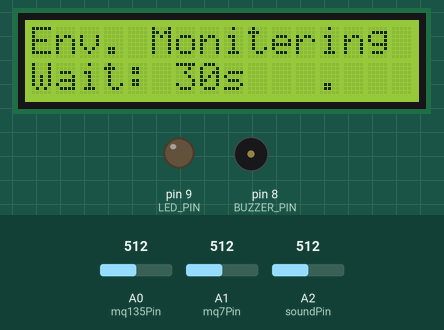
Recording of a sketch running on a simulated Arduino Uno, built with avr-gcc and run on an emulated ATmega328P. Shown: 16×2 character LCD, output pins drawn as LEDs (lit = HIGH), buzzer (waves = sounding). The test bench sets the inputs (shaded band); at power-on: A0 (mq135Pin) = 512, A1 (mq7Pin) = 512, A2 (soundPin) = 512. What the sketch prints to the serial monitor is not drawn.

Above: at 0.2 s.
At 30.5 s:
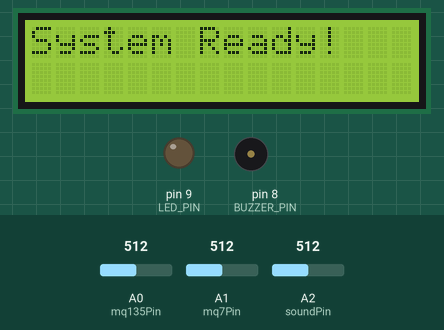
At 32.91 s:
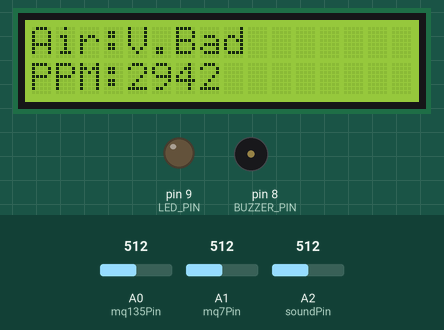
At 39.81 s:
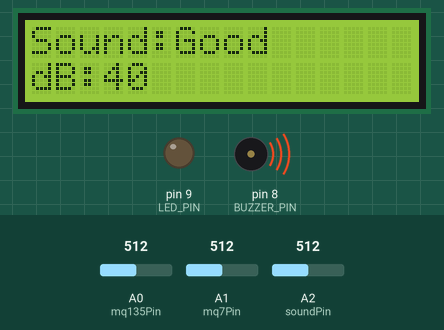
Timing chart, 0 to 40.0 s (numbered marks = the images above):
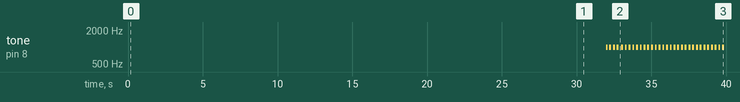

Measured:
- by itself, tone on pin 8 (BUZZER_PIN): alternates 1000 Hz for 0.12 s and silent for 0.12 s
- what the display in image 1 shows lasts 1.5 s, from 30.5 s to 32.0 s

The sketch:

FINAL.FINAL.ARD.ino
```cpp
#include <Wire.h>
#include <LiquidCrystal_I2C.h>
#include <SoftwareSerial.h>

// ---------- LCD & ESP SERIAL ----------
LiquidCrystal_I2C lcd(0x27, 16, 2);
SoftwareSerial espSerial(2, 3);   // RX=2, TX=3 -> connect to ESP8266

// ---------- SENSOR PINS ----------
const int mq135Pin = A0;     // MQ-135 Air Quality
const int mq7Pin   = A1;     // MQ-7 CO Gas
const int soundPin = A2;     // KY-037 Sound

// ---------- ALERT PINS ----------
const int BUZZER_PIN = 8;    // single buzzer for both gases
const int LED_PIN    = 9;    // Sound LED

// ---------- GLOBALS ----------
String soundStatus = "";
String airStatus   = "";
String coStatus    = "";

int mq135Severity = 0;   // 0..3
int mq7Severity   = 0;   // 0..3

float g_mq135_ppm = 0.0; // scaled 0–5000 for thresholds
int   g_mq7_raw   = 0;   // scaled 0–300 for thresholds
int   g_sound_raw = 0;
int   g_sound_db  = 0;

unsigned long currentMillis       = 0;
unsigned long lastReadTime        = 0;
const unsigned long readInterval  = 1000;   // 1 s

unsigned long lastCloudTime       = 0;
const unsigned long cloudInterval = 10000;  // 10 s -> ESP

unsigned long lastLcdPageTime     = 0;
const unsigned long lcdPageInterval = 3000; // 3 s

unsigned long lastLedTime         = 0;
unsigned long lastBuzzerTime      = 0;

bool ledState    = LOW;
bool buzzerState = LOW;

int displayMode = 0;

// ---------- SETUP ----------
void setup() {
  Serial.begin(9600);      // PC debug
  espSerial.begin(9600);   // ESP8266 link

  pinMode(LED_PIN, OUTPUT);
  pinMode(BUZZER_PIN, OUTPUT);

  digitalWrite(LED_PIN, LOW);
  digitalWrite(BUZZER_PIN, LOW);

  lcd.begin();
  lcd.backlight();

  lcd.setCursor(0, 0);
  lcd.print("Env. Monitering");
  lcd.setCursor(0, 1);
  lcd.print("Warming up...");

  for (int i = 30; i > 0; i--) {
    lcd.setCursor(0, 1);
    lcd.print("Wait: ");
    lcd.print(i);
    lcd.print("s   ");
    delay(1000);
  }

  lcd.clear();
  lcd.print("System Ready!");
  delay(1500);
}

// ---------- MAIN LOOP ----------
void loop() {
  currentMillis = millis();

  // 1) Read sensors + status every 1 s
  if (currentMillis - lastReadTime >= readInterval) {
    lastReadTime = currentMillis;
    readSensors();
    determineStatus();

    Serial.print("MQ135: "); Serial.print(g_mq135_ppm, 1);
    Serial.print(" | MQ7: "); Serial.print(g_mq7_raw);
    Serial.print(" | dB: "); Serial.println(g_sound_db);
  }

  // 2) Local alerts
  handleSoundAlerts();   // LED based on sound
  handleBuzzerLogic();   // single buzzer based on max severity

  // 3) LCD pages
  updateLCD();

  // 4) Send to ESP every 10 s as CSV
  if (currentMillis - lastCloudTime >= cloudInterval) {
    lastCloudTime = currentMillis;
    sendDataToESP();
  }
}

// ---------- SENSOR READING ----------
void readSensors() {
  // MQ-135: map raw 0–1023 to approx 0–5000 “ppm-like”
  int mq135_raw = analogRead(mq135Pin);
  g_mq135_ppm = map(mq135_raw, 100, 800, 0, 5000);   // adjust 100/800 after observing real raw values
  if (g_mq135_ppm < 0) g_mq135_ppm = 0;

  // MQ-7: map raw 0–1023 to 0–300 scale
  int mq7_adc = analogRead(mq7Pin);
  g_mq7_raw = map(mq7_adc, 50, 800, 0, 300);         // adjust 50/800 for your sensor
  if (g_mq7_raw < 0) g_mq7_raw = 0;

  // Sound: envelope + dB mapping
  g_sound_raw = getSoundEnvelope();
  g_sound_db = map(g_sound_raw, 0, 300, 0, 300);    // adjust 300 based on your max envelope
  if (g_sound_db < 40)  g_sound_db = 40;
  if (g_sound_db > 120) g_sound_db = 120;
}

// ---------- STATUS LOGIC (YOUR THRESHOLDS) ----------
void determineStatus() {
  // 1. Sound
  if (g_sound_db <= 80)        soundStatus = "Good";
  else if (g_sound_db <= 120)  soundStatus = "High";
  else                         soundStatus = "V.High";

  // 2. MQ-135 Air
  if (g_mq135_ppm <= 600) {
    airStatus = "Excellent"; mq135Severity = 0;
  } else if (g_mq135_ppm <= 800) {
    airStatus = "Good";      mq135Severity = 0;
  } else if (g_mq135_ppm <= 1200) {
    airStatus = "Fair";      mq135Severity = 1;
  } else if (g_mq135_ppm <= 2000) {
    airStatus = "Bad";       mq135Severity = 2;
  } else if (g_mq135_ppm <= 4000) {
    airStatus = "V.Bad";     mq135Severity = 2;
  } else {
    airStatus = "Hazard";    mq135Severity = 3;
  }

  // 3. MQ-7 CO
  if (g_mq7_raw <= 10) {
    coStatus = "Excellent"; mq7Severity = 0;
  } else if (g_mq7_raw <= 51) {
    coStatus = "Good";      mq7Severity = 0;
  } else if (g_mq7_raw <= 100) {
    coStatus = "Fair";      mq7Severity = 1;
  } else if (g_mq7_raw <= 199) {
    coStatus = "Bad";       mq7Severity = 2;
  } else if (g_mq7_raw <= 300) {
    coStatus = "V.Bad";     mq7Severity = 2;
  } else {
    coStatus = "Hazard";    mq7Severity = 3;
  }
}

// ---------- LED: SOUND ALERT ----------
void handleSoundAlerts() {
  if (g_sound_db <= 80) {
    digitalWrite(LED_PIN, LOW);
    ledState = LOW;
  } else {
    long interval = (g_sound_db <= 120) ? 300 : 100;
    if (currentMillis - lastLedTime >= interval) {
      lastLedTime = currentMillis;
      ledState = !ledState;
      digitalWrite(LED_PIN, ledState);
    }
  }
}

// ---------- SINGLE BUZZER: MQ135 + MQ7 ----------
void handleBuzzerLogic() {
  int maxSeverity = max(mq135Severity, mq7Severity);

  if (maxSeverity == 0) {
    noTone(BUZZER_PIN);
    buzzerState = LOW;
  }
  else if (maxSeverity == 1) {
    // 1 beep every 2 s
    unsigned long cycle = currentMillis % 2000;
    if (cycle < 200) tone(BUZZER_PIN, 1000);
    else noTone(BUZZER_PIN);
  }
  else if (maxSeverity == 2) {
    // 4 beeps per second
    if (currentMillis - lastBuzzerTime >= 125) {
      lastBuzzerTime = currentMillis;
      buzzerState = !buzzerState;
      if (buzzerState) tone(BUZZER_PIN, 1000);
      else noTone(BUZZER_PIN);
    }
  }
  else if (maxSeverity == 3) {
    // continuous
    tone(BUZZER_PIN, 1000);
  }
}

// ---------- LCD PAGES ----------
void updateLCD() {
  if (currentMillis - lastLcdPageTime >= lcdPageInterval) {
    lastLcdPageTime = currentMillis;
    lcd.clear();

    if (displayMode == 0) {
      lcd.setCursor(0, 0); lcd.print("Air:"); lcd.print(airStatus);
      lcd.setCursor(0, 1); lcd.print("PPM:"); lcd.print(g_mq135_ppm, 0);
    } else if (displayMode == 1) {
      lcd.setCursor(0, 0); lcd.print("CO:"); lcd.print(coStatus);
      lcd.setCursor(0, 1); lcd.print("Raw:"); lcd.print(g_mq7_raw);
    } else {
      lcd.setCursor(0, 0); lcd.print("Sound:"); lcd.print(soundStatus);
      lcd.setCursor(0, 1); lcd.print("dB:"); lcd.print(g_sound_db);
    }

    displayMode = (displayMode + 1) % 3;
  }
}

// ---------- SEND CSV TO ESP8266 ----------
void sendDataToESP() {
  String dataString = String(g_mq135_ppm, 1) + "," +
                      String(g_mq7_raw) + "," +
                      String(g_sound_db);

  espSerial.println(dataString);              // to ESP
  Serial.print("SENT TO ESP: ");             // debug to PC
  Serial.println(dataString);
}

// ---------- SOUND ENVELOPE ----------
int getSoundEnvelope() {
  unsigned int signalMax = 0;
  unsigned int signalMin = 1023;
  unsigned long startTime = millis();
  while (millis() - startTime < 50) {
    int sample = analogRead(soundPin);
    if (sample > signalMax) signalMax = sample;
    if (sample < signalMin) signalMin = sample;
  }
  return signalMax - signalMin;
}
```
